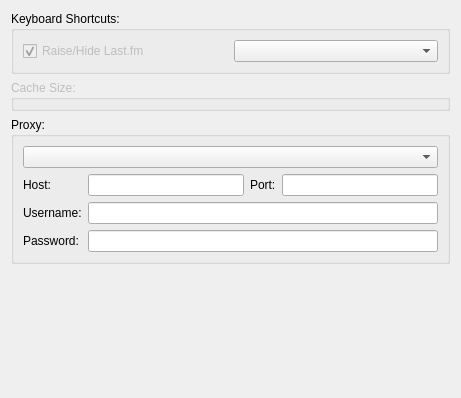
<?xml version="1.0" encoding="UTF-8"?>
<ui version="4.0">
 <class>AdvancedSettingsWidget</class>
 <widget class="QWidget" name="AdvancedSettingsWidget">
  <property name="geometry">
   <rect>
    <x>0</x>
    <y>0</y>
    <width>461</width>
    <height>398</height>
   </rect>
  </property>
  <property name="windowTitle">
   <string notr="true">Form</string>
  </property>
  <layout class="QVBoxLayout" name="verticalLayout">
   <item>
    <widget class="QGroupBox" name="shortcuts">
     <property name="title">
      <string>Keyboard Shortcuts:</string>
     </property>
     <layout class="QHBoxLayout" name="horizontalLayout">
      <item>
       <widget class="QCheckBox" name="open">
        <property name="enabled">
         <bool>false</bool>
        </property>
        <property name="text">
         <string>Raise/Hide Last.fm</string>
        </property>
        <property name="checked">
         <bool>true</bool>
        </property>
       </widget>
      </item>
      <item>
       <widget class="ShortcutEdit" name="sce"/>
      </item>
     </layout>
    </widget>
   </item>
   <item>
    <widget class="QGroupBox" name="cache">
     <property name="enabled">
      <bool>false</bool>
     </property>
     <property name="title">
      <string>Cache Size:</string>
     </property>
    </widget>
   </item>
   <item>
    <widget class="QGroupBox" name="proxy">
     <property name="enabled">
      <bool>true</bool>
     </property>
     <property name="title">
      <string>Proxy:</string>
     </property>
     <layout class="QVBoxLayout" name="verticalLayout_2">
      <item>
       <widget class="QComboBox" name="proxyType"/>
      </item>
      <item>
       <layout class="QGridLayout" name="gridLayout">
        <item row="2" column="1" rowspan="2" colspan="3">
         <widget class="QLineEdit" name="proxyUsername"/>
        </item>
        <item row="4" column="1" colspan="3">
         <widget class="QLineEdit" name="proxyPassword">
          <property name="echoMode">
           <enum>QLineEdit::Password</enum>
          </property>
         </widget>
        </item>
        <item row="0" column="2" rowspan="2">
         <widget class="QLabel" name="label_4">
          <property name="text">
           <string>Port:</string>
          </property>
         </widget>
        </item>
        <item row="0" column="3" rowspan="2">
         <widget class="QLineEdit" name="proxyPort"/>
        </item>
        <item row="0" column="1" rowspan="2">
         <widget class="QLineEdit" name="proxyHost"/>
        </item>
        <item row="2" column="0" rowspan="2">
         <widget class="QLabel" name="label_2">
          <property name="text">
           <string>Username:</string>
          </property>
         </widget>
        </item>
        <item row="0" column="0" rowspan="2">
         <widget class="QLabel" name="label">
          <property name="text">
           <string>Host:</string>
          </property>
         </widget>
        </item>
        <item row="4" column="0">
         <widget class="QLabel" name="label_3">
          <property name="text">
           <string>Password:</string>
          </property>
         </widget>
        </item>
       </layout>
      </item>
     </layout>
    </widget>
   </item>
   <item>
    <spacer name="verticalSpacer">
     <property name="orientation">
      <enum>Qt::Vertical</enum>
     </property>
     <property name="sizeHint" stdset="0">
      <size>
       <width>20</width>
       <height>0</height>
      </size>
     </property>
    </spacer>
   </item>
  </layout>
 </widget>
 <customwidgets>
  <customwidget>
   <class>ShortcutEdit</class>
   <extends>QComboBox</extends>
   <header>../Widgets/ShortcutEdit.h</header>
  </customwidget>
 </customwidgets>
 <resources/>
 <connections/>
</ui>
